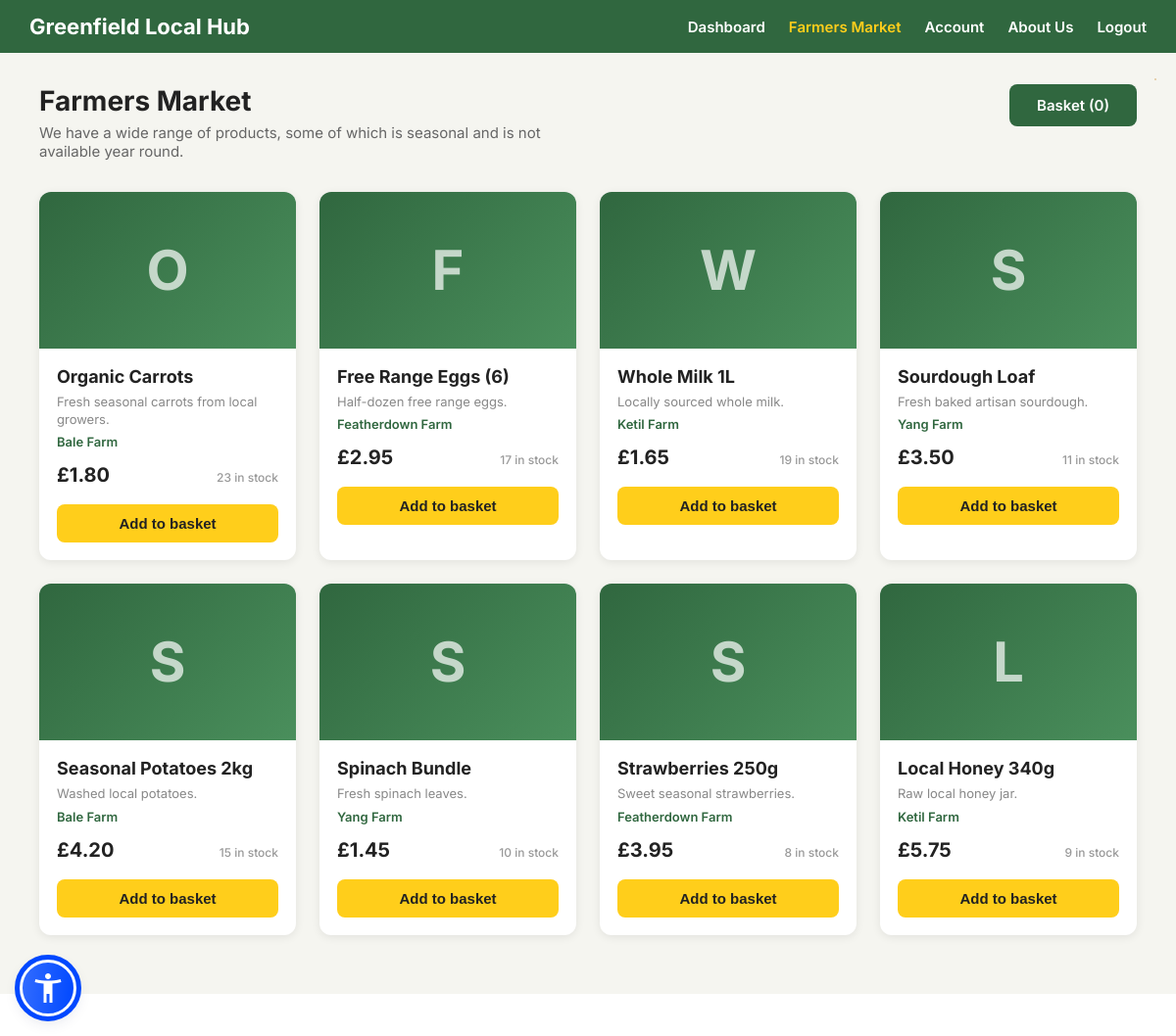
The page /customer/Farmers-Market (signed in) on the database as committed earlier.
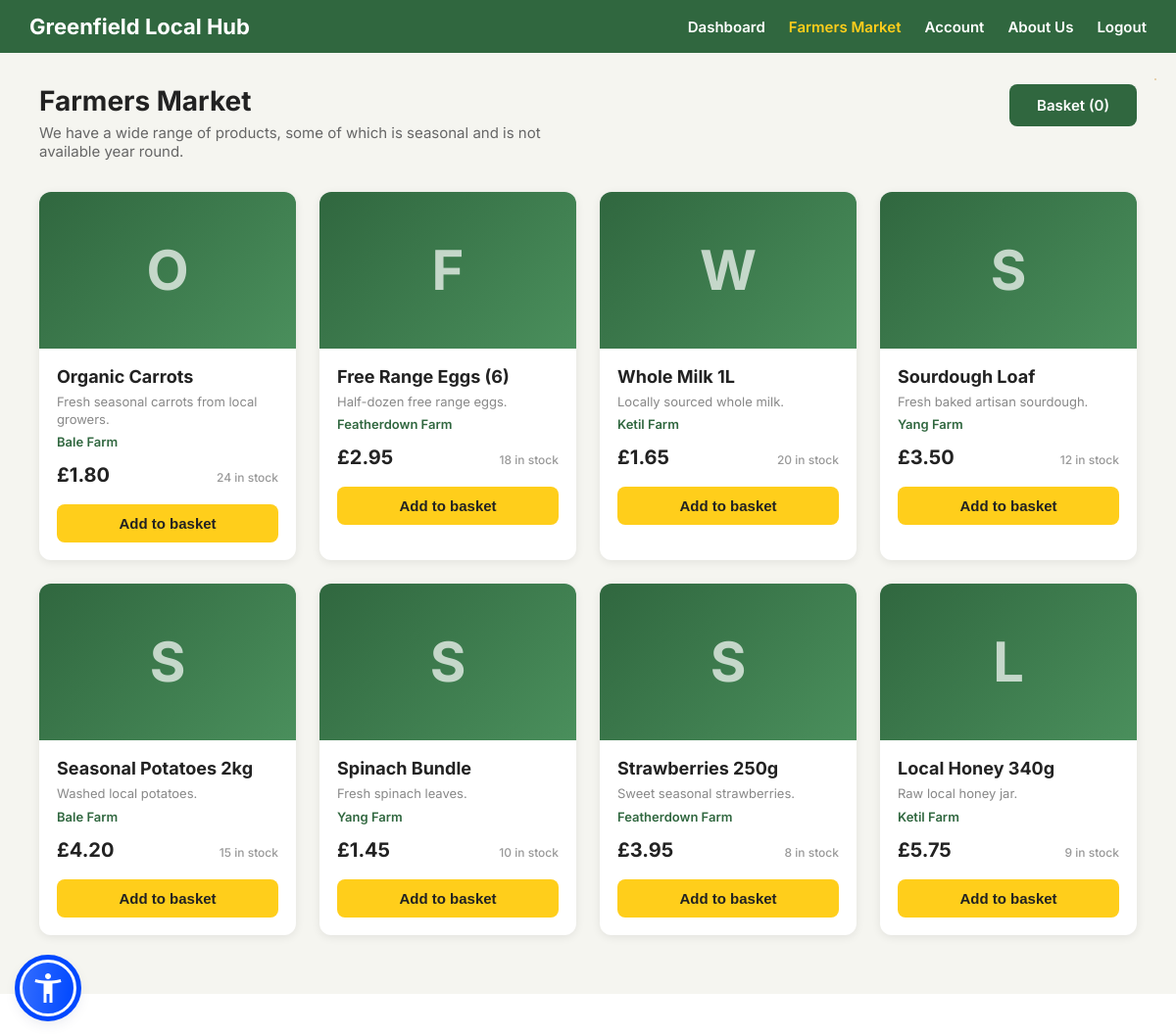
The same page on the database as committed later.
### models.py (models this page shows)
class Product(db.Model):
    __tablename__ = "products"
    product_id    = db.Column(db.Integer, primary_key=True)
    name          = db.Column(db.String(120), nullable=False)
    description   = db.Column(db.Text)
    price         = db.Column(Numeric(10, 2), nullable=False)
    stock         = db.Column(db.Integer, nullable=False, default=0)
    producer      = db.Column(SAEnum(Producers), nullable=False)
    created_at    = db.Column(db.DateTime, default=UTC_NOW)
    order_items = db.relationship("OrderItem", back_populates="product", cascade="all, delete-orphan")

### customer/routes.py (the view)
@bp.route("/Farmers-Market")
@login_required
def Farmers_Market():
    products = Product.query.filter(Product.stock > 0).all()
    return render_template("customer/Farmers-Market.html", products=products)

### app.py (called while the page is built)
@login_manager.user_loader
def load_user(user_id):
    return db.session.get(User, int(user_id))

@app.before_request
def _dump_routes_once():
    if not getattr(app, "_routes_dumped", False):
        print("\n=== ROUTES (endpoint -> url) ===")
        for r in app.url_map.iter_rules():
            print(f"{r.endpoint:25} -> {r.rule}")
        print("================================\n")
        app._routes_dumped = True

### templates/customer/Farmers-Market.html (shortened to what this page needs)
{% extends "base.html" %}
{% block extra_css %}
<link rel="stylesheet" href="{{ url_for('static', filename='css/customer/Farmers-Market.css') }}">
{% endblock %}
{% block content %}
<div class="hero">
    <div class="green-header">
        <div class="left-side">
            <h1>Greenfield Local Hub</h1>
        </div>
        <nav class="top-nav">
            <a href="{{ url_for('customer.customer_dashboard') }}">Dashboard</a>
            <a href="{{ url_for('customer.Farmers_Market') }}" class="active">Farmers Market</a>
            <a href="{{ url_for('auth.profile') }}">Account</a>
            <a href="{{ url_for('public.about_us') }}">About Us</a>
            <a href="{{ url_for('auth.logout') }}">Logout</a>
        </nav>
    </div>
    <div class="market-body">
        <div class="market-header">
            <div>
                <h2 class="market-title">Farmers Market</h2>
                <p class="market-subtitle">We have a wide range of products, some of which is seasonal and is not available year round.</p>
            </div>
            {% set basket = session.get('basket', {}) %}
            {% set basket_count = basket.values()|list|sum if basket else 0 %}
            <a href="{{ url_for('customer.checkout') }}" class="btn-basket">
                Basket ({{ basket_count }})
            </a>
        </div>
        {% if products %}
        <div class="product-grid">
            {% for product in products %}
            <div class="product-card">
                <div class="product-img" aria-hidden="true">
                    <span class="product-initial">{{ product.name[0] | upper }}</span>
                </div>
                <div class="product-info">
                    <h3 class="product-name">{{ product.name }}</h3>
                    {% if product.description %}
                    <p class="product-desc">{{ product.description | truncate(60) }}</p>
                    {% endif %}
                    <p class="product-source">{{ product.producer.value | replace('_', ' ') | title }}</p>
                    <div class="product-bottom">
                        <span class="product-price">£{{ "%.2f" | format(product.price) }}</span>
                        <span class="product-stock">{{ product.stock }} in stock</span>
                    </div>
                    <form method="POST" action="{{ url_for('customer.add_to_basket', product_id=product.product_id) }}">
                        <button type="submit" class="btn-add">Add to basket</button>
                    </form>
                </div>
            </div>
            {% endfor %}
        </div>
        {% else %}
        <div class="empty-state">
            <p>No products are available right now. Check back soon!</p>
        </div>
        {% endif %}
    </div>
</div>
{% endblock %}

### templates/base.html (shortened to what this page needs)
<!doctype html>
<html lang="en">
    <head>
        <link rel="stylesheet" href="{{ url_for('static', filename='css/global.css') }}">
        {% block extra_css %}{% endblock %}
    </head>
    <body>
        <div class="flash-container">
        </div>
        <main class="container">
            {% block content %}{% endblock %}
        </main>
        <footer class="silent-footer">©2026 GLH</footer>
    </body>
</html>

### static/css/global.css (style rules this page uses)
div, a { font-family: 'Inter', sans-serif; }
html, body { margin: 0; padding: 0; font-family: 'Inter', sans-serif; background-image: #000; }
.silent-footer { width: 100%; text-align: center; color: #ffffff; font-size: 15px; opacity: 0.85; padding: 12px 0; }
.flash-container { position: fixed; top: 80px; right: 20px; max-width: min(360px, 92vw); background: #FFCE1B; color: #fff; border-radius: 15px; border: 1px solid #D9BB9B; z-index: 9999; }

### static/css/customer/Farmers-Market.css (style rules this page uses)
.hero { min-height: 100vh; width: 100%; background: #f5f5f0; display: flex; flex-direction: column; }
.green-header { background: #30673F; display: flex; align-items: center; justify-content: space-between; padding: 14px 30px; position: sticky; top: 0; z-index: 100; }
.green-header .left-side h1 { margin: 0; font-size: 22px; color: #ffffff; font-weight: 700; }
.top-nav { display: flex; gap: 24px; align-items: center; }
.top-nav a { color: #ffffff; font-weight: 600; text-decoration: none; font-size: 15px; transition: color 0.2s; }
.top-nav a:hover, .top-nav a.active { color: #FFCE1B; }
.market-body { flex: 1; padding: 32px 40px 60px; max-width: 1400px; margin: 0 auto; width: 100%; box-sizing: border-box; }
.market-header { display: flex; align-items: flex-start; justify-content: space-between; margin-bottom: 32px; flex-wrap: wrap; gap: 16px; }
.market-title { font-size: 28px; font-weight: 700; color: #222; margin: 0 0 6px; }
.market-subtitle { font-size: 15px; color: #666; margin: 0; max-width: 520px; }
.btn-basket { display: inline-block; background: #30673F; color: #fff; padding: 12px 28px; border-radius: 8px; font-size: 15px; font-weight: 600; text-decoration: none; transition: background 0.2s; white-space: nowrap; }
.product-grid { display: grid; grid-template-columns: repeat(auto-fill, minmax(240px, 1fr)); gap: 24px; }
.product-card { background: #fff; border-radius: 12px; overflow: hidden; box-shadow: 0 2px 10px rgba(0, 0, 0, 0.08); display: flex; flex-direction: column; transition: transform 0.2s, box-shadow 0.2s; }
.product-img { height: 160px; background: linear-gradient(135deg, #30673F 0%, #4a8f5c 100%); display: flex; align-items: center; justify-content: center; }
.product-initial { font-size: 56px; font-weight: 700; color: rgba(255, 255, 255, 0.7); user-select: none; }
.product-info { padding: 18px; display: flex; flex-direction: column; gap: 6px; flex: 1; }
.product-name { font-size: 18px; font-weight: 700; color: #222; margin: 0; }
.product-desc { font-size: 13px; color: #888; margin: 0; line-height: 1.4; }
.product-source { font-size: 13px; color: #30673F; font-weight: 600; margin: 0; }
.product-bottom { display: flex; align-items: baseline; justify-content: space-between; margin-top: 8px; }
.product-price { font-size: 20px; font-weight: 700; color: #222; }
.product-stock { font-size: 12px; color: #999; font-weight: 500; }
.btn-add { margin-top: 12px; width: 100%; background: #FFCE1B; color: #222; border: none; padding: 11px 0; border-radius: 8px; font-size: 15px; font-weight: 700; cursor: pointer; transition: background 0.2s; }
.flash-container { position: fixed; top: 80px; right: 20px; max-width: min(360px, 92vw); background: #FFCE1B; color: #fff; border-radius: 15px; border: 1px solid #D9BB9B; z-index: 9999; }

Rows that differ between the two databases and show on the page:
changed Product "Organic Carrots": stock "23" → "24"
changed Product "Free Range Eggs (6)": stock "17" → "18"
changed Product "Whole Milk 1L": stock "19" → "20"
changed Product "Sourdough Loaf": stock "11" → "12"
